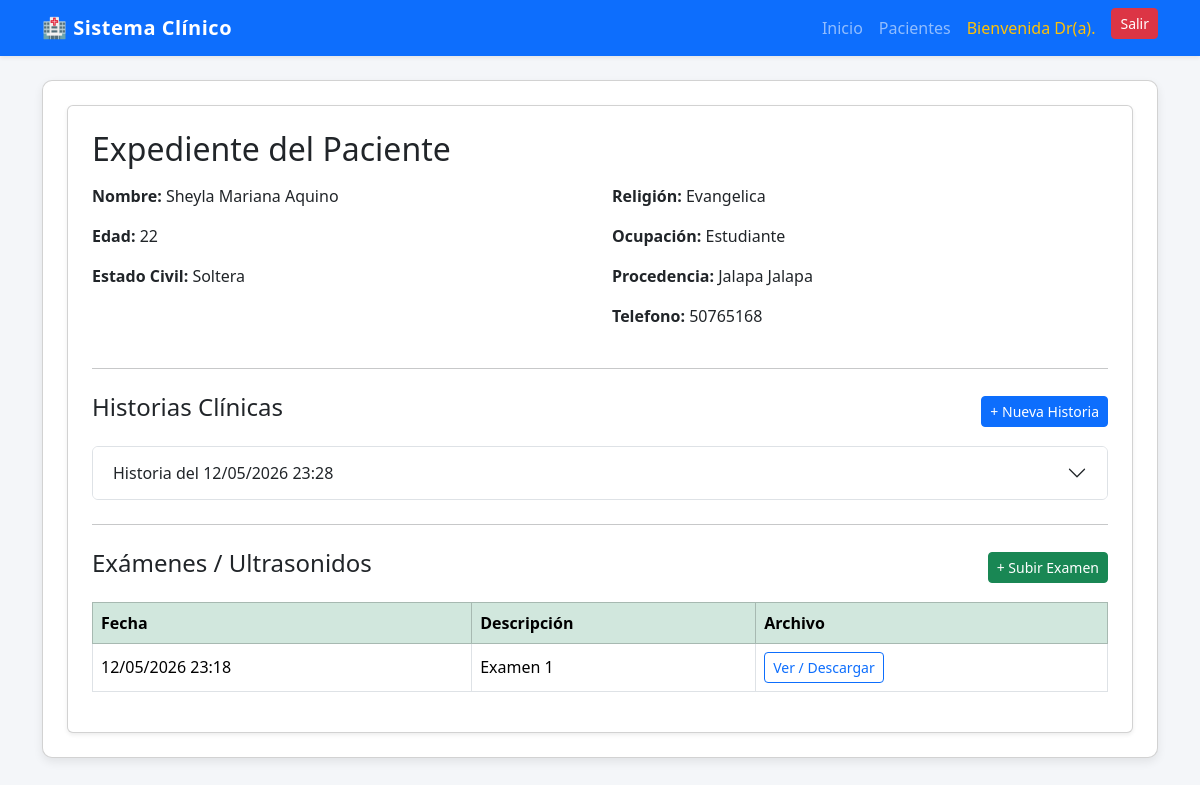
The app's page /paciente/1/ (signed in) with its own data.
### sistema/models.py (models this page shows, shortened)
class Paciente(models.Model):
    nombre = models.CharField(max_length=200)
    edad = models.IntegerField()
    estado_civil = models.CharField(max_length=100)
    religion = models.CharField(max_length=100, blank=True, null=True)
    ocupacion = models.CharField(max_length=150)
    procedencia = models.CharField(max_length=150)
    telefono = models.CharField(max_length=20, blank=True, null=True)

class HistoriaClinica(models.Model):
    paciente = models.ForeignKey(Paciente, on_delete=models.CASCADE)
    motivo_consulta = models.TextField()
    historia_enfermedad = models.TextField()
    medicos = models.TextField(blank=True, null=True)
    quirurgicos = models.TextField(blank=True, null=True)
    alergicos = models.TextField(blank=True, null=True)
    traumaticos = models.TextField(blank=True, null=True)
    g = models.CharField(max_length=10, blank=True, null=True)
    p = models.CharField(max_length=10, blank=True, null=True)
    c = models.CharField(max_length=10, blank=True, null=True)
    a = models.CharField(max_length=10, blank=True, null=True)
    hv = models.CharField(max_length=10, blank=True, null=True)
    hm = models.CharField(max_length=10, blank=True, null=True)
    menarquia = models.CharField(max_length=50, blank=True, null=True)
    coitarquia = models.CharField(max_length=50, blank=True, null=True)
    no_parejas = models.IntegerField(blank=True, null=True)
    fur = models.DateField(blank=True, null=True)
    ciclos_menstruales = models.CharField(max_length=100, blank=True, null=True)
    planificacion_familiar = models.CharField(max_length=150, blank=True, null=True)
    pa = models.CharField(max_length=50, blank=True, null=True)
    fc = models.CharField(max_length=50, blank=True, null=True)
    fr = models.CharField(max_length=50, blank=True, null=True)
    temperatura = models.CharField(max_length=50, blank=True, null=True)
    so2 = models.CharField(max_length=50, blank=True, null=True)
    peso = models.CharField(max_length=50, blank=True, null=True)
    talla = models.CharField(max_length=50, blank=True, null=True)
    imc = models.CharField(max_length=50, blank=True, null=True)
    impresion_clinica = models.TextField(blank=True, null=True)
    tratamiento = models.TextField(blank=True, null=True)
    laboratorios = models.TextField(blank=True, null=True)
    proxima_cita = models.DateField(blank=True, null=True)
    fecha_creacion = models.DateTimeField(auto_now_add=True)

class Examen(models.Model):
    paciente = models.ForeignKey(Paciente, on_delete=models.CASCADE)
    archivo = models.FileField(upload_to="examenes/")
    descripcion = models.CharField(max_length=255, blank=True, null=True)
    fecha = models.DateTimeField(auto_now_add=True)

### sistema/views.py (the view)
# urls.py: path("paciente/<int:id>/", views.detalle_paciente, name="detalle_paciente"),
@login_required
def detalle_paciente(request, id):
    paciente = get_object_or_404(Paciente, id=id)
    historias = HistoriaClinica.objects.filter(paciente=paciente).order_by("-fecha_creacion")
    examenes = Examen.objects.filter(paciente=paciente).order_by("-fecha")
    return render(request, "pacientes/detalle_paciente.html", {
        "paciente": paciente,
        "historias": historias,
        "examenes": examenes
    })

### templates/pacientes/detalle_paciente.html (shortened to what this page needs)
{% extends 'base.html' %}
{% block content %}
<div class="card shadow-sm p-4">
    <h2 class="mb-3">Expediente del Paciente</h2>
    <div class="row">
        <div class="col-md-6">
            <p><strong>Nombre:</strong> {{ paciente.nombre }}</p>
            <p><strong>Edad:</strong> {{ paciente.edad }}</p>
            <p><strong>Estado Civil:</strong> {{ paciente.estado_civil }}</p>
        </div>
        <div class="col-md-6">
            <p><strong>Religión:</strong> {{ paciente.religion }}</p>
            <p><strong>Ocupación:</strong> {{ paciente.ocupacion }}</p>
            <p><strong>Procedencia:</strong> {{ paciente.procedencia }}</p>
            <p><strong>Telefono:</strong> {{ paciente.telefono }}</p>
        </div>
    </div>
    <hr class="my-4">
    <div class="d-flex justify-content-between align-items-center mb-3">
        <h4>Historias Clínicas</h4>
        <a href="{% url 'agregar_historia' paciente.id %}" class="btn btn-primary btn-sm">
            + Nueva Historia
        </a>
    </div>
    {% if historias %}
        <div class="accordion" id="accordionHistorias">
            {% for h in historias %}
                <div class="accordion-item">
                    <h2 class="accordion-header" id="heading{{ h.id }}">
                        <button class="accordion-button collapsed" type="button"
                                data-bs-toggle="collapse"
                                data-bs-target="#collapse{{ h.id }}">
                            Historia del {{ h.fecha_creacion|date:"d/m/Y H:i" }}
                        </button>
                    </h2>
                </div>
            {% endfor %}
        </div>
    {% else %}
        <div class="alert alert-warning">
            No hay historias clínicas registradas para este paciente.
        </div>
    {% endif %}
    <hr class="my-4">
    <div class="d-flex justify-content-between align-items-center mb-3">
        <h4>Exámenes / Ultrasonidos</h4>
        <a href="{% url 'subir_examen' paciente.id %}" class="btn btn-success btn-sm">
            + Subir Examen
        </a>
    </div>
    {% if examenes %}
        <div class="table-responsive">
            <table class="table table-bordered table-hover align-middle">
                <thead class="table-success">
                    <tr>
                        <th>Fecha</th>
                        <th>Descripción</th>
                        <th>Archivo</th>
                    </tr>
                </thead>
                <tbody>
                    {% for e in examenes %}
                        <tr>
                            <td>{{ e.fecha|date:"d/m/Y H:i" }}</td>
                            <td>{{ e.descripcion }}</td>
                            <td>
                                <a href="{{ e.archivo.url }}" target="_blank" class="btn btn-outline-primary btn-sm">
                                    Ver / Descargar
                                </a>
                            </td>
                        </tr>
                    {% endfor %}
                </tbody>
            </table>
        </div>
    {% else %}
        <div class="alert alert-info">
            No hay exámenes adjuntos todavía.
        </div>
    {% endif %}
</div>
{% endblock %}

### templates/base.html (shortened to what this page needs)
<!DOCTYPE html>
<html lang="es">
<head>
    <link href="https://cdn.jsdelivr.net/npm/bootstrap@5.3.3/dist/css/bootstrap.min.css" rel="stylesheet">
</head>
<body>
<nav class="navbar navbar-expand-lg navbar-dark bg-primary shadow-sm">
    <div class="container">
        <a class="navbar-brand" href="{% url 'dashboard' %}">
            🏥 Sistema Clínico
        </a>
        <div class="collapse navbar-collapse" id="menu">
            <ul class="navbar-nav ms-auto">
                <li class="nav-item">
                    <a class="nav-link" href="{% url 'dashboard' %}">Inicio</a>
                </li>
                <li class="nav-item">
                    <a class="nav-link" href="{% url 'lista_pacientes' %}">Pacientes</a>
                </li>
                <li class="nav-item">
                    <a class="nav-link text-warning" href="#">
                        Bienvenida Dr(a).
                    </a>
                </li>
                <li class="nav-item">
                    <a class="btn btn-danger btn-sm ms-2" href="{% url 'logout' %}">
                        Salir
                    </a>
                </li>
            </ul>
        </div>
    </div>
</nav>
<div class="container mt-4">
    <div class="card card-shadow p-4">
        {% block content %}
        {% endblock %}
    </div>
</div>
</body>
</html>

### templates/base.html (style rules this page uses)
body { background-color: #f4f6f9; }
.navbar-brand { font-weight: bold; letter-spacing: 0.5px; }
.card-shadow { box-shadow: 0 4px 10px rgba(0,0,0,0.08); border-radius: 10px; }

### records on screen
Paciente: nombre "Sheyla Mariana Aquino", edad "22", estado_civil "Soltera", religion "Evangelica", ocupacion "Estudiante", procedencia "Jalapa Jalapa", telefono "50765168"
HistoriaClinica: fecha_creacion "12/05/2026 23:28"
Examen: fecha "12/05/2026 23:18", descripcion "Examen 1"
